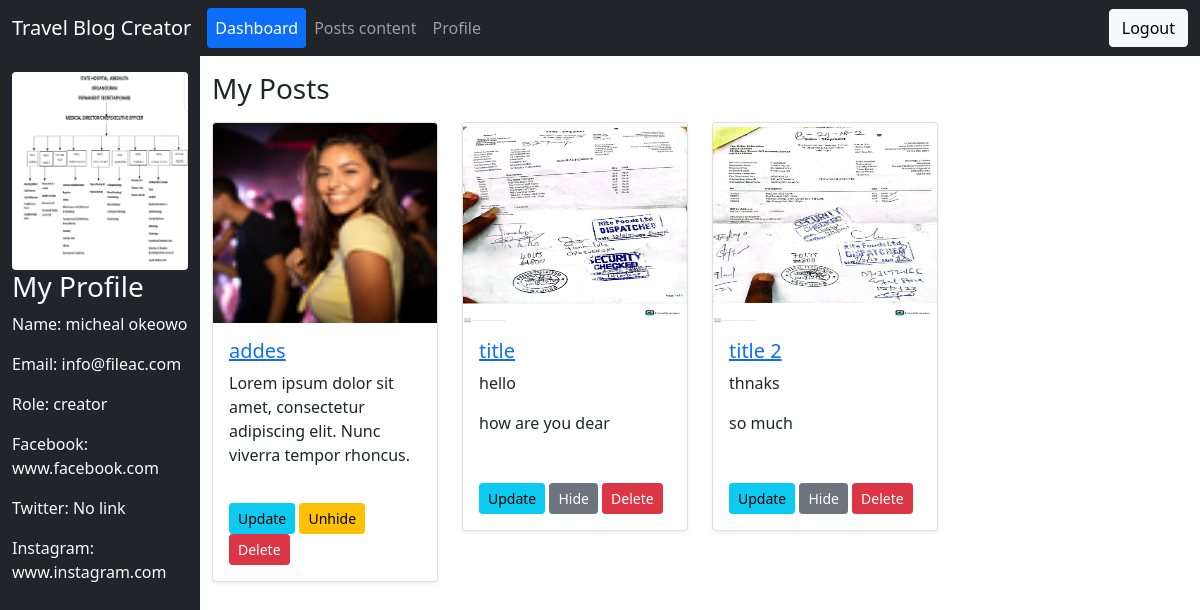
The page /dashboard.php (signed in) on the database its author committed.
### tables this page shows
CREATE TABLE IF NOT EXISTS `authusers` (
  `firstname` varchar(255) NOT NULL,
  `lastname` varchar(255) NOT NULL,
  `email` varchar(255) NOT NULL,
  `password` varchar(255) NOT NULL,
  `role` varchar(25) NOT NULL DEFAULT 'creator',
  `description` text,
  `status` varchar(25) NOT NULL DEFAULT 'active',
  `userid` int(11) NOT NULL AUTO_INCREMENT,
  `created` timestamp NOT NULL DEFAULT CURRENT_TIMESTAMP,
  `picture` varchar(255) NOT NULL DEFAULT ' http://localhost/travelblog/img/avatar.jpg',
  `facebook` varchar(255) DEFAULT ' ',
  `instagram` varchar(255) DEFAULT ' ',
  `twitter` varchar(255) DEFAULT ' ',
  PRIMARY KEY (`userid`),
  UNIQUE KEY `password` (`password`),
  UNIQUE KEY `email` (`email`)
);

CREATE TABLE IF NOT EXISTS `blogpost` (
  `id` int(11) NOT NULL AUTO_INCREMENT,
  `creator` int(11) NOT NULL,
  `title` varchar(255) NOT NULL,
  `main_image` varchar(255) NOT NULL,
  `content` text NOT NULL,
  `category` varchar(255) NOT NULL,
  `location` varchar(255) NOT NULL DEFAULT 'lagos',
  `views` int(11) NOT NULL DEFAULT '0',
  `blocked` tinyint(1) NOT NULL DEFAULT '0',
  `created` timestamp NOT NULL DEFAULT CURRENT_TIMESTAMP,
  PRIMARY KEY (`id`)
);

### dashboard.php (the view, shortened to what this page needs)
<?php
require_once('connection.php');
$creator_id=$_SESSION['user_id'];
$result = mysqli_query($conn, "SELECT * FROM authusers WHERE userid = $creator_id");
        $userobj = mysqli_fetch_assoc($result);
?>
<!DOCTYPE html>
<html lang="en">
<head>
    <link rel="stylesheet" href="bootstrap-5.0.2-dist/css/bootstrap.min.css">
  </head>
<body>
<nav class="navbar navbar-expand-sm bg-dark navbar-dark nav-pills nav-fill">
<div class="container-fluid">
  <a class="navbar-brand" href="#">Travel Blog Creator </a>
  <div class="collapse navbar-collapse">
  <ul class="navbar-nav me-auto mb-2 mb-lg-0">
     <li class="nav-item">
      <a class="nav-link active" href="dashboard.php">Dashboard</a>
    </li>
    <li class="nav-item">
      <a class="nav-link" href="createcontent.php">Posts content</a>
    </li>
    <li class="nav-item">
      <a class="nav-link" href="updateprofile.php">Profile</a>
    </li>
  </ul>
  <div class="d-flex">
    <a href="logout.php" class="btn btn-light">Logout</a>
  </div>
  </div>
</div>
</nav>
    <div class="container-fluid">
        <div class="row">
            <div class="col-md-2 bg-dark text-light pt-3" style="min-height:100vh">
                <div class="sidebar-sticky">
                <img src="<?php echo $userobj['picture']?>" class="rounded mx-auto d-block" alt="..." style="max-width:100%;max height:20vh">
                <h3>My Profile</h3>
      <p>Name: <?php echo $userobj['lastname'] .' '. $userobj['firstname']?></p>
      <p>Email: <?php echo $userobj['email']?></p>
      <p>Role: <?php echo $userobj['role']?></p>
      <p>Facebook: <?php if($userobj['facebook'] != '' & $userobj['facebook'] != ' ' ){echo $userobj['facebook'];}else{ echo 'No link';}?></p>
      <p>Twitter: <?php if($userobj['twitter'] != ''  & $userobj['twitter'] != ' '){echo $userobj['twitter'];}else{ echo 'No link';}?></p>
      <p>Instagram: <?php if($userobj['instagram'] != '' & $userobj['instagram'] != ' '){echo $userobj['instagram'];}else{ echo 'No link';}?></p>
     </div>
            </div>
            <div class="col-md-10">
                <h3 class="my-3">My Posts</h3>
                <div class="row">
                    <?php
                        $sql = "SELECT * FROM blogpost WHERE creator = '$creator_id' ORDER BY id DESC";
                        $result = mysqli_query($conn, $sql);
                        while ($row = mysqli_fetch_assoc($result)) {
                            $post_id = $row['id'];
                            $post_title = $row['title'];
                            $post_content = $row['content'];
                            $post_main_image = $row['main_image'];
                    ?>
                    <div class="col-md-3 mb-4">
                        <div class="card shadow-sm bordered">
                            <img src="<?php echo $post_main_image; ?>" class="card-img-top" style="height:200px" alt="<?php echo $post_title; ?>">
                            <div class="card-body">
                                <h5 class="card-title"><a href="blog-details.php?postid=<?php echo $post_id?>" class="card-link"><?php echo $post_title; ?></a></h5>
                                <div class="card-text parent-div" style="max-height: 100px;" >
                                <?php echo $post_content; ?>
                        </div>
                            </div>
                            <div class="card-body">
                                <a href="update_post.php?id=<?php echo $post_id; ?>" class="btn btn-sm btn-info">Update</a>
                                <?php if ($row['blocked']): ?>
                                    <button class="btn btn-sm btn-warning" onclick="unblockPost(<?php echo $post_id; ?>)">Unhide</button>
                            <?php else: ?>
                                <button class="btn btn-sm btn-secondary" onclick="blockPost(<?php echo $post_id; ?>)">Hide</button>
                            <?php endif; ?>
                                <button class="btn btn-sm btn-danger" onclick="deletePost(<?php echo $post_id; ?>)">Delete</button>
                            </div>
                        </div>
                    </div>
                    <?php } ?>
                </div>
            </div>
        </div>
    </div>
</body>
</html>

### dashboard.php (style rules this page uses)
.parent-div { max-height:30px; overflow: hidden; }

### rows shown on the page
authusers: picture (picture), lastname "micheal", firstname "okeowo", email "info@fileac.com", role "creator", facebook "www.facebook.com", instagram "www.instagram.com"
blogpost: main_image (picture), title "addes", content "Lorem ipsum dolor sit amet, consectetur adipiscing elit. Nunc viverra tempor rhoncus.…"
blogpost: main_image (picture), title "title", content "hello how are you dear"
blogpost: main_image (picture), title "title 2", content "thnaks so much"
